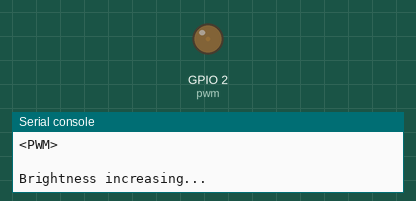
Bench run of a program on a simulated ESP32 board running MicroPython. On the bench: output pins drawn as LEDs (lit = HIGH), the last lines printed to the serial console.

Above: at 0.1 s.
At 7.1 s:
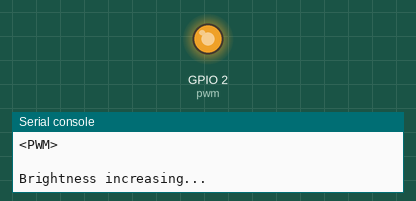
At 14.1 s:
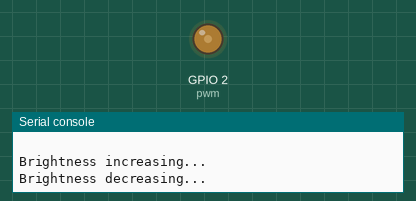
At 20.8 s:
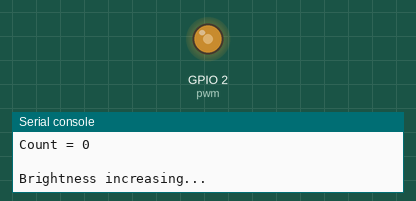
Timing chart, 0 to 22.0 s (numbered marks = the images above):
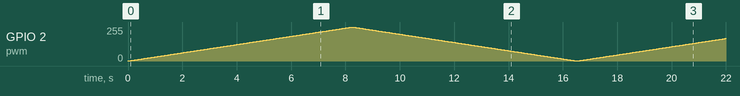

The program:

PWM_LED.py
```python
# (licence header left out)
from time import sleep
from machine import Pin, PWM

# Max duty cycle
MAX_DUTY_CYCLE = 65535

# Count variable
count = 0

# PWM Configuration
pwm = PWM(Pin(2), 100)  # configure the frequency as 100Hz
print(pwm, "\n")

while True:
  print("Brightness increasing...")
  for x in range(0, MAX_DUTY_CYCLE):
    pwm.duty_u16(x)
    sleep(1 / 10000)
  print("Brightness decreasing...")
  for y in range(MAX_DUTY_CYCLE, 0, -1):
    pwm.duty_u16(y)
    sleep(1 / 10000)
  print("Count = {0}\n".format(count))
  count = count + 1

exit(0)

# End of script
```
